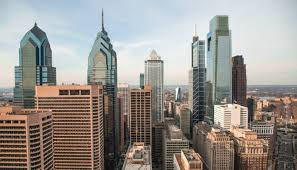
#> input picture opencv_ROI/images2.jpg, 297 x 170 px
$ python opencv_ROI.py images2.jpg anh.jpg
#> lines starting #> are read from the running program, lines starting #| are printed output that depends on the picture
import sys
import os
import cv2


def apply_roi(img, roi):
    # resize ROI to match the original image size
    roi = cv2.resize(src=roi, dsize=(img.shape[1], img.shape[0]))

    assert img.shape[:2] == roi.shape[:2]

    # scale ROI to [0, 1] => binary mask
    thresh, roi = cv2.threshold(roi, thresh=128, maxval=1, type=cv2.THRESH_BINARY)

    # apply ROI on the original image
    new_img = img * roi
    return new_img


if __name__ == "__main__":
    assert len(sys.argv) == 3, '[USAGE] $ python opencv_ROI.py input_image roi_image'
    input_image_path, roi_image_path = sys.argv[1], sys.argv[2]

    assert os.path.isfile(input_image_path), 'Image not found @ %s' % input_image_path
    assert os.path.isfile(roi_image_path), 'ROI not found @ %s' % roi_image_path

    img = cv2.imread(input_image_path)  # shape: (588, 586, 3)
#> img is the input picture: shape (170, 297, 3); mean B, G, R 142.7, 147.9, 151.9
    roi = cv2.imread(roi_image_path)  # shape: (300, 300, 3)
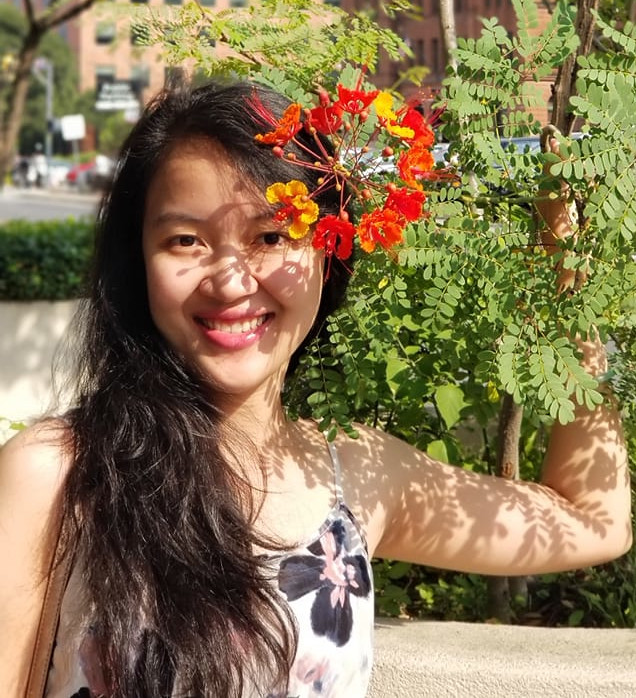
#> input picture opencv_ROI/anh.jpg, 636 x 698 px
#> roi is the input picture: shape (698, 636, 3); mean B, G, R 85.4, 118.8, 137.6

    new_img = apply_roi(img, roi)
#> in apply_roi, `roi = cv2.resize(src=roi, dsize=(img.shape[1], img.shape[0]))`:
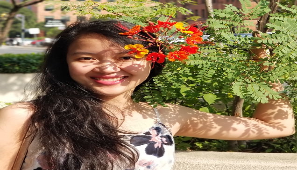
#> roi: shape (170, 297, 3); mean B, G, R 85.3, 118.7, 137.4
#> in apply_roi, `thresh, roi = cv2.threshold(roi, thresh=128, maxval=1, type=cv2.THRESH..`:
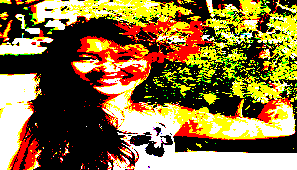
#> roi: shape (170, 297, 3); mean B, G, R 0.247, 0.446, 0.542; drawn with 1 as white
#> in apply_roi, `new_img = img * roi`:
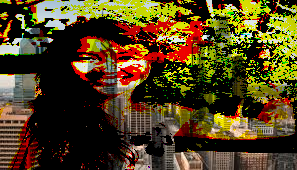
#> new_img: shape (170, 297, 3); mean B, G, R 29.5, 65.5, 82.4

    cv2.imwrite('new_%s' % os.path.basename(input_image_path), new_img)
